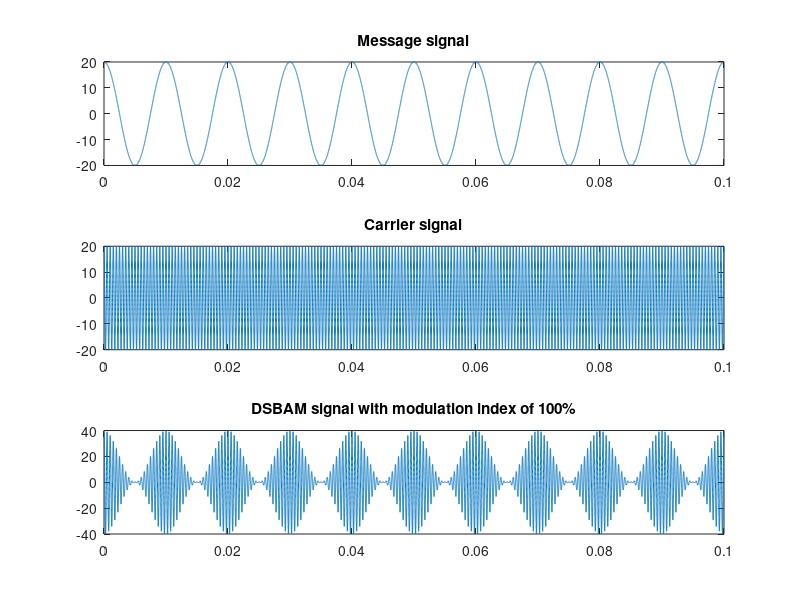

The MATLAB script that drew this image:
% here we will design the DSB-AM with carrier with
% the modulation index of 25%, 50%, 75% and 100%
% modulation index = Am/Ac * 100

% 25% Modulation
Fs = 50000; % sampling frequency
t = 0:0.1/Fs:0.1; % defining x-axis
Am = 5; % message signal amplitude
fm = 100; % message signal frequency
Ac = 20; %carrier signal amplitude
fc = 2000; % carrier signal frequency

mt = Am*cos(2*pi*fm*t); % message signal (sine wave) 
ct = Ac*cos(2*pi*fc*t); % carrier signal (also sine wave)

DSBAMWC = [Ac + mt].*cos(2*pi*fc*t);

subplot(311)
plot(t,mt)
title('Message signal')

subplot(312)
plot(t,ct)
title('Carrier signal')

subplot(313)
plot(t,DSBAMWC)
title('DSBAM signal with modulation index of 25%')





% 50% Modulation
Fs = 50000; % sampling frequency
t = 0:0.1/Fs:0.1; % defining x-axis
Am = 10; % message signal amplitude
fm = 100; % message signal frequency
Ac = 20; %carrier signal amplitude
fc = 2000; % carrier signal frequency

mt = Am*cos(2*pi*fm*t); % message signal (sine wave) 
ct = Ac*cos(2*pi*fc*t); % carrier signal (also sine wave)

DSBAMWC = [Ac + mt].*cos(2*pi*fc*t);

subplot(311)
plot(t,mt)
title('Message signal')

subplot(312)
plot(t,ct)
title('Carrier signal')

subplot(313)
plot(t,DSBAMWC)
title('DSBAM signal with modulation index of 50%')





% 25% Modulation
Fs = 50000; % sampling frequency
t = 0:0.1/Fs:0.1; % defining x-axis
Am = 15; % message signal amplitude
fm = 100; % message signal frequency
Ac = 20; %carrier signal amplitude
fc = 2000; % carrier signal frequency

mt = Am*cos(2*pi*fm*t); % message signal (sine wave) 
ct = Ac*cos(2*pi*fc*t); % carrier signal (also sine wave)

DSBAMWC = [Ac + mt].*cos(2*pi*fc*t);

subplot(311)
plot(t,mt)
title('Message signal')

subplot(312)
plot(t,ct)
title('Carrier signal')

subplot(313)
plot(t,DSBAMWC)
title('DSBAM signal with modulation index of 75%')




% 25% Modulation
Fs = 50000; % sampling frequency
t = 0:0.1/Fs:0.1; % defining x-axis
Am = 20; % message signal amplitude
fm = 100; % message signal frequency
Ac = 20; %carrier signal amplitude
fc = 2000; % carrier signal frequency

mt = Am*cos(2*pi*fm*t); % message signal (sine wave) 
ct = Ac*cos(2*pi*fc*t); % carrier signal (also sine wave)

DSBAMWC = [Ac + mt].*cos(2*pi*fc*t);

subplot(311)
plot(t,mt)
title('Message signal')

subplot(312)
plot(t,ct)
title('Carrier signal')

subplot(313)
plot(t,DSBAMWC)
title('DSBAM signal with modulation index of 100%')
